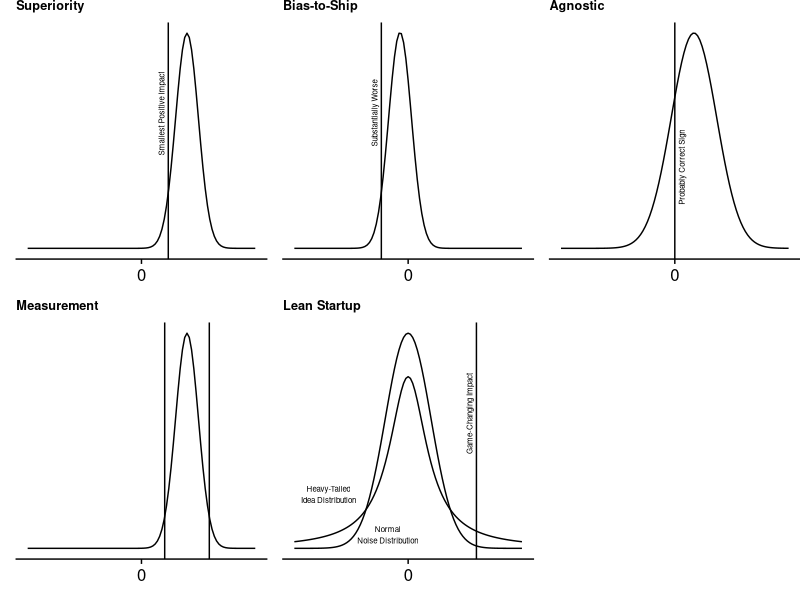

This figure's R source:
## ---- chunk 1
library(tidyverse)
library(cowplot)

theme_set(theme_cowplot())
theme_update(plot.margin = unit(c(0,0,0,0), "cm"),
             title=element_text(size=8))

superiority <- ggplot(data = data.frame(x = c(-5, 5)), aes(x)) +
  stat_function(fun = dnorm, n = 101, args = list(mean = 2, sd = .5)) + 
  geom_vline(xintercept=qnorm(.05, 2, .5)) +
  scale_x_continuous("", breaks=0) +
  scale_y_continuous("", breaks = NULL) +
  annotate("text", x=qnorm(.05, 2, .5)-.3, y=.5, label="Smallest Positive Impact",
           angle=90, size=2) +
  coord_cartesian(xlim=c(-5,5)) +
  labs(title="Superiority")

bias_to_ship <- ggplot(data = data.frame(x = c(-5, 5)), aes(x)) +
  stat_function(fun = dnorm, n = 101, args = list(mean = 2-2*qnorm(.05, 2, .5), sd = .5)) + 
  geom_vline(xintercept=-qnorm(.05, 2, .5)) +
  scale_x_continuous("", breaks=0) +
  scale_y_continuous("", breaks = NULL) +
  annotate("text", x=-qnorm(.05, 2, .5)-.3, y=.5, label="Substantially Worse",
           angle=90, size=2) +
  coord_cartesian(xlim=c(-5,5)) +
  labs(title="Bias-to-Ship")

agnostic <- ggplot(data = data.frame(x = c(-5, 5)), aes(x)) +
  stat_function(fun = dnorm, n = 101, args = list(mean = 2-qnorm(.2, 2, 1), sd = 1)) + 
  geom_vline(xintercept=0) +
  scale_x_continuous("", breaks=0) +
  scale_y_continuous("", breaks = NULL) +
  annotate("text", x=.3, y=.15, label="Probably Correct Sign",
           angle=90, size=2) +
  coord_cartesian(xlim=c(-5,5)) +
  labs(title="Agnostic")

measurement <- ggplot(data = data.frame(x = c(-5, 5)), aes(x)) +
  stat_function(fun = dnorm, n = 101, args = list(mean = 2, sd = .5)) + 
  geom_vline(xintercept=qnorm(c(.025, .975), 2, .5)) +
  scale_x_continuous("", breaks=0) +
  scale_y_continuous("", breaks = NULL) +
  coord_cartesian(xlim=c(-5,5)) +
  labs(title="Measurement")

lean_startup <- ggplot(data = data.frame(x = c(-5, 5)), aes(x)) +
  stat_function(fun = dnorm, n = 101, args = list(mean = 0, sd = 1)) + 
  stat_function(fun = dt, n = 101, args = list(df=1)) + 
  geom_vline(xintercept=3) +
  annotate("text", x=3-.3, y=.25, label="Game-Changing Impact",
           angle=90, size=2) +
  annotate("text", x=-3.5, y=.1, label="Heavy-Tailed\nIdea Distribution",
           size=2) +
  annotate("text", x=-.9, y=.025, label="Normal\nNoise Distribution",
           size=2) +
  scale_x_continuous("", breaks=0) +
  scale_y_continuous("", breaks = NULL) +
  coord_cartesian(xlim=c(-5,5)) +
  labs(title="Lean Startup")

## ---- chunk 2
plot_grid(superiority,
bias_to_ship,
agnostic,
measurement,
lean_startup, nrow=2)
